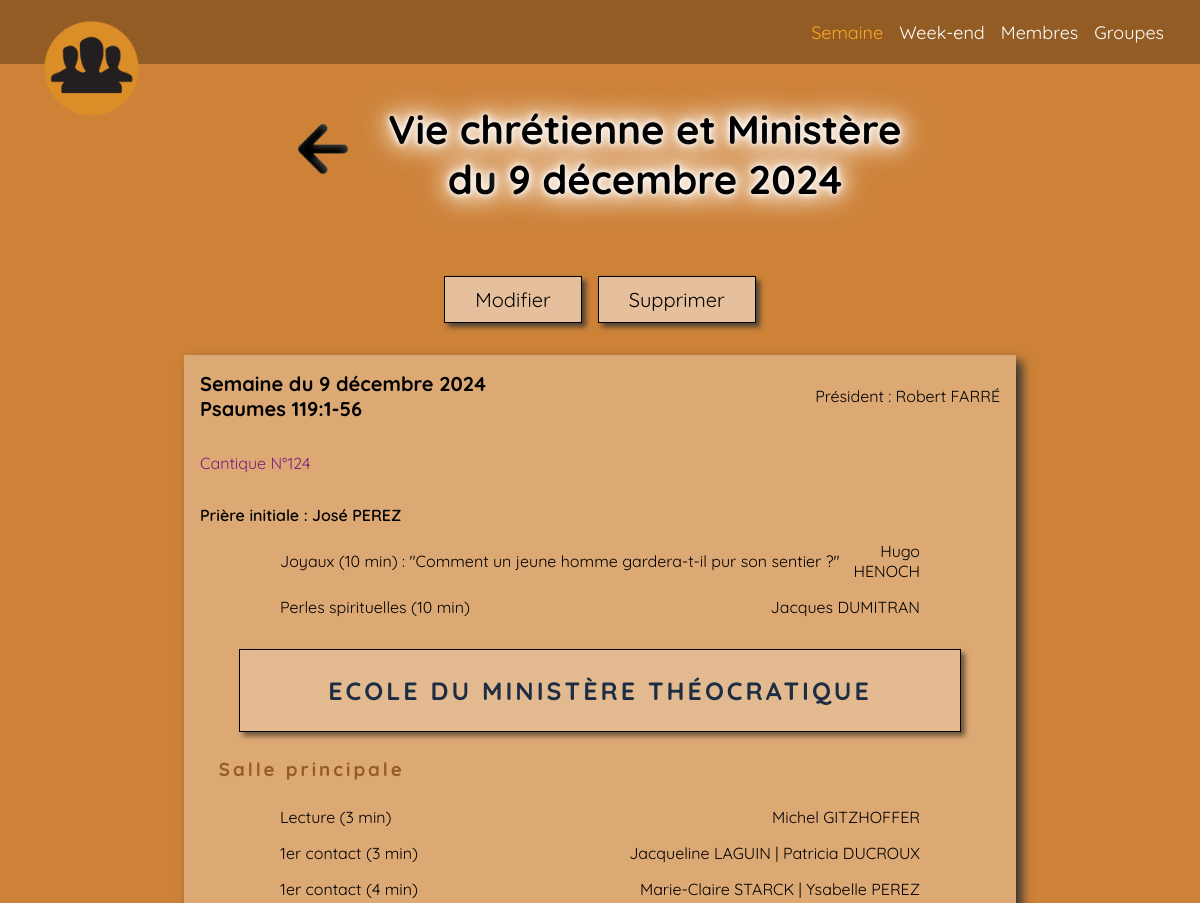
Page /vcm/2/ (upper part) on the earlier database version.
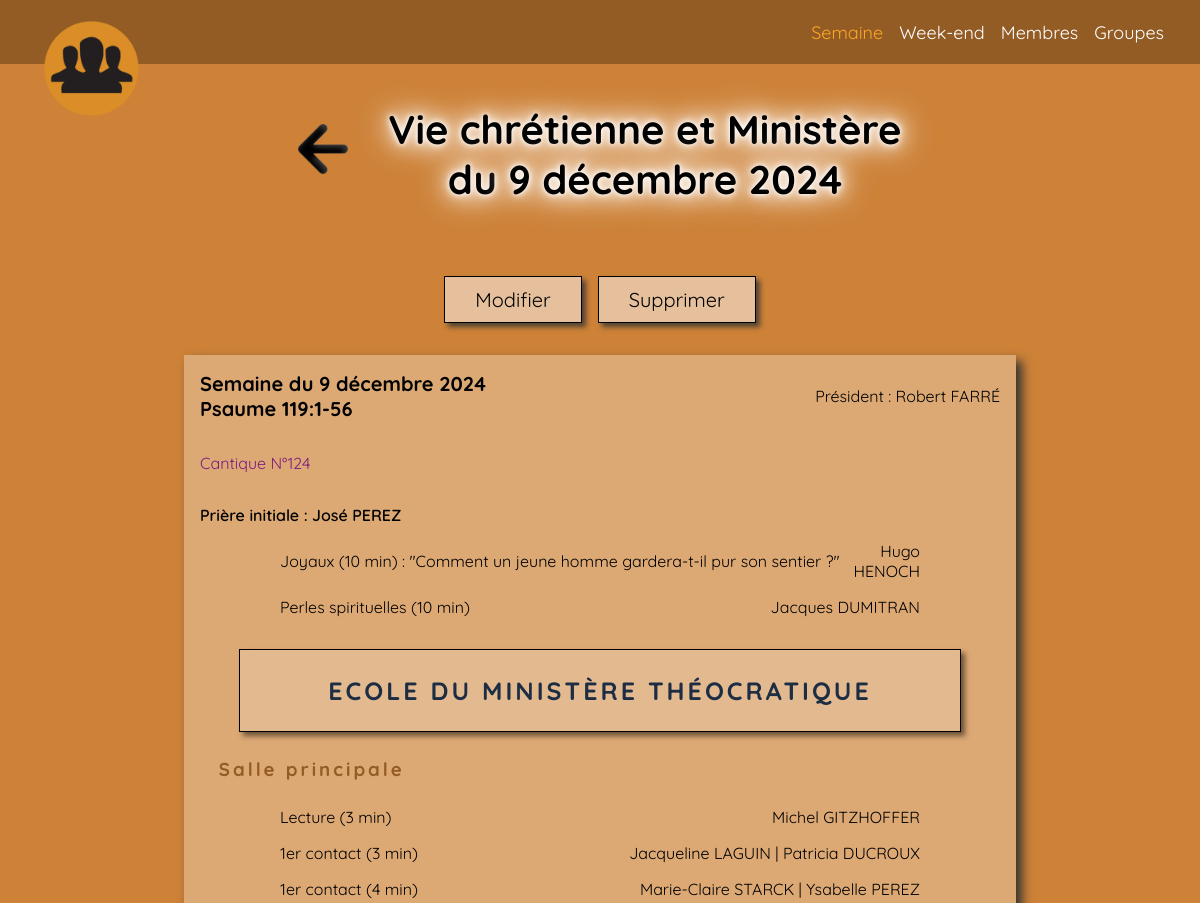
Same page on the later database version.
### vcm/models.py (models this page shows)
class Meeting(models.Model):
    ALLOCATION_TYPES = [
        ("FIRST_CONTACT", "1er contact"),
        ("RETURN_VISIT", "Nouvelle visite"),
        ("BIBLE_STUDY", "Cours biblique"),
        ("TALK", "Discussion"),
        ("SPEECH", "Discours"),
        ("VIDEO", "Vidéo"),
    ]
    id = models.BigAutoField(primary_key=True)
    date = models.DateField(
        default=now,
    )
    president = models.ForeignKey(
        Person,
        on_delete=models.CASCADE,
        related_name="meetings_as_president",
    )
    prayer1 = models.ForeignKey(
        Person,
        on_delete=models.CASCADE,
        related_name="meetings_as_prayer1",
    )
    prayer2 = models.ForeignKey(
        Person,
        on_delete=models.CASCADE,
        related_name="meetings_as_prayer2",
    )
    song1 = models.IntegerField()
    song2 = models.IntegerField()
    song3 = models.IntegerField()
    portion = models.CharField(
        max_length=150,
    )
    jewels = models.ForeignKey(
        Person,
        on_delete=models.CASCADE,
        related_name="meetings_as_jewels",
    )
    jewels_title = models.CharField(
        max_length=150,
    )
    pearls = models.ForeignKey(
        Person,
        on_delete=models.CASCADE,
        related_name="meetings_as_pearls",
    )
    reading1 = models.ForeignKey(
        Person,
        on_delete=models.CASCADE,
        related_name="meetings_as_reading1",
    )
    reading2 = models.ForeignKey(
        Person,
        on_delete=models.CASCADE,
        related_name="meetings_as_reading2",
        blank=True,
        null=True,
    )
    reading3 = models.ForeignKey(
        Person,
        on_delete=models.CASCADE,
        related_name="meetings_as_reading3",
        blank=True,
        null=True,
    )
    advisor2 = models.ForeignKey(
        Person,
        on_delete=models.CASCADE,
        related_name="meetings_as_advisor2",
        blank=True,
        null=True,
    )
    advisor3 = models.ForeignKey(
        Person,
        on_delete=models.CASCADE,
        related_name="meetings_as_advisor3",
        blank=True,
        null=True,
    )
    alloc1_type = models.CharField(
        max_length=20,
        choices=ALLOCATION_TYPES,
    )
    alloc2_type = models.CharField(
        max_length=20,
        choices=ALLOCATION_TYPES,
    )
    alloc3_type = models.CharField(
        max_length=20,
        choices=ALLOCATION_TYPES,
        blank=True,
        null=True,
    )
    alloc4_type = models.CharField(
        max_length=20,
        choices=ALLOCATION_TYPES,
        blank=True,
        null=True,
    )
    alloc1_duration = models.IntegerField()
    alloc2_duration = models.IntegerField()
    alloc3_duration = models.IntegerField(
        blank=True,
        null=True,
    )
    alloc4_duration = models.IntegerField(
        blank=True,
        null=True,
    )
    alloc1pupil_hall1 = models.ForeignKey(
        Person,
        on_delete=models.CASCADE,
        related_name="meetings_as_a1p_h1",
    )
    alloc1inter_hall1 = models.ForeignKey(
        Person,
        on_delete=models.CASCADE,
        related_name="meetings_as_a1i_h1",
        blank=True,
        null=True,
    )
    alloc2pupil_hall1 = models.ForeignKey(
        Person,
        on_delete=models.CASCADE,
        related_name="meetings_as_a2p_h1",
    )
    alloc2inter_hall1 = models.ForeignKey(
        Person,
        on_delete=models.CASCADE,
        related_name="meetings_as_a2i_h1",
        blank=True,
        null=True,
    )
    alloc3pupil_hall1 = models.ForeignKey(
        Person,
        on_delete=models.CASCADE,
        related_name="meetings_as_a3p_h1",
        blank=True,
        null=True,
    )
    alloc3inter_hall1 = models.ForeignKey(
        Person,
        on_delete=models.CASCADE,
        related_name="meetings_as_a3i_h1",
        blank=True,
        null=True,
    )
    alloc4pupil_hall1 = models.ForeignKey(
        Person,
        on_delete=models.CASCADE,
        related_name="meetings_as_a4p_h1",
        blank=True,
        null=True,
    )
    alloc4inter_hall1 = models.ForeignKey(
        Person,
        on_delete=models.CASCADE,
        related_name="meetings_as_a4i_h1",
        blank=True,
        null=True,
    )
    alloc1pupil_hall2 = models.ForeignKey(
        Person,
        on_delete=models.CASCADE,
        related_name="meetings_as_a1p_h2",
        blank=True,
        null=True,
    )
    alloc1inter_hall2 = models.ForeignKey(
        Person,
        on_delete=models.CASCADE,
        related_name="meetings_as_a1i_h2",
        blank=True,
        null=True,
    )
    alloc2pupil_hall2 = models.ForeignKey(
        Person,
        on_delete=models.CASCADE,
        related_name="meetings_as_a2p_h2",
        blank=True,
        null=True,
    )
    alloc2inter_hall2 = models.ForeignKey(
        Person,
        on_delete=models.CASCADE,
        related_name="meetings_as_a2i_h2",
        blank=True,
        null=True,
    )
    alloc3pupil_hall2 = models.ForeignKey(
        Person,
        on_delete=models.CASCADE,
        related_name="meetings_as_a3p_h2",
        blank=True,
        null=True,
    )
    alloc3inter_hall2 = models.ForeignKey(
        Person,
        on_delete=models.CASCADE,
        related_name="meetings_as_a3i_h2",
        blank=True,
        null=True,
    )
    alloc4pupil_hall2 = models.ForeignKey(
        Person,
        on_delete=models.CASCADE,
        related_name="meetings_as_a4p_h2",
        blank=True,
        null=True,
    )
    alloc4inter_hall2 = models.ForeignKey(
        Person,
        on_delete=models.CASCADE,
        related_name="meetings_as_a4i_h2",
        blank=True,
        null=True,
    )
    pupil0_hall3 = models.ForeignKey(
        Person,
        on_delete=models.CASCADE,
        related_name="meetings_as_a0p_h3",
        blank=True,
        null=True,
    )
    inter0_hall3 = models.ForeignKey(
        Person,
        on_delete=models.CASCADE,
        related_name="meetings_as_a0i_h3",
        blank=True,
        null=True,
    )
    pupil_hall3 = models.ForeignKey(
        Person,
        on_delete=models.CASCADE,
        related_name="meetings_as_a1p_h3",
        blank=True,
        null=True,
    )
    vcm1 = models.ForeignKey(
        Person,
        on_delete=models.CASCADE,
        related_name="meetings_as_vcm1",
    )
    vcm2 = models.ForeignKey(
        Person,
        on_delete=models.CASCADE,
        related_name="meetings_as_vcm2",
        blank=True,
        null=True,
    )
    vcm3 = models.ForeignKey(
        Person,
        on_delete=models.CASCADE,
        related_name="meetings_as_vcm3",
        blank=True,
        null=True,
    )
    vcm1_duration = models.IntegerField()
    vcm2_duration = models.IntegerField(
        blank=True,
        null=True,
    )
    vcm3_duration = models.IntegerField(
        blank=True,
        null=True,
    )
    vcm1_title = models.TextField(max_length=100)
    vcm2_title = models.TextField(
        max_length=100,
        blank=True,
        null=True,
    )
    vcm3_title = models.TextField(
        max_length=100,
        blank=True,
        null=True,
    )
    eba = models.ForeignKey(
        Person,
        on_delete=models.CASCADE,
        related_name="meetings_as_eba",
        blank=True,
        null=True,
    )
    eba_reader = models.ForeignKey(
        Person,
        on_delete=models.CASCADE,
        related_name="meetings_as_eba_reader",
        blank=True,
        null=True,
    )
    supervisor = models.TextField(
        max_length=100,
        blank=True,
        null=True,
    )
    special_speech = models.CharField(
        max_length=100,
        blank=True,
        null=True,
    )

### persons/models.py (models this page shows, shortened)
class Person(models.Model):
    GENDER = (
        ("MALE", "Homme"),
        ("FEMALE", "Femme"),
    )
    FUNCTION = (
        ("NONE", ""),
        ("ELDER", "Ancien"),
        ("ASSISTANT", "Assistant"),
    )
    ROLES = (
        ("COORDINATOR", "Coordinateur"),
        ("SECRETARY", "Secrétaire"),
        ("PRED_RESP", "Responsable de la prédication"),
        ("GROUP_RESP", "Responsable de groupe"),
        ("GROUP_ADJ", "Adjoint de groupe"),
        ("GROUP_PREP", "Préposé de groupe"),
        ("TERR_RESP", "Responsable aux territoires"),
        ("TERR_ADJ", "Adjoint aux territoires"),
        ("BOOKS_RESP", "Responsable aux publications"),
        ("BOOKS_ADJ", "Adjoint aux publications"),
        ("CONSEILLOR", "Conseiller adjoint"),
        ("WATCHTOWER_RESP", "Responsable à la Tour de Garde"),
        ("VCM_RESP", "Responsable à la VCM"),
        ("VCM_ADJ", "Adjoint à la VCM"),
        ("WEEKEND_RESP", "Responsable des réunions du week-end"),
        ("WEEKEND_ADJ", "Adjoint aux réunions du week-end"),
        ("WELCOME_RESP", "Responsable de l'accueil"),
        ("WELCOME_MEMBER", "Membre de l'accueil"),
        ("SONO_RESP", "Responsable de la sono"),
        ("SONO_MEMBER", "Membre de la sono"),
        ("PODIUM", "Estrade"),
        ("MICRO", "Perche"),
        ("CLH", "CLH"),
        ("GESTION_RESP", "Responsable du Comité de gestion"),
        ("GESTION_MEMBER", "Membre du Comité de gestion"),
        ("MAINTENANCE_RESP", "Coordinateur à la maintenance"),
        ("CLEANING_RESP", "Coordinateur à l'entretien"),
        ("GREEN_SPACES_RESP", "Responsable des travaux d'espaces verts"),
        ("ACCOUNT_RESP", "Responsable aux comptes"),
        ("ACCOUNT_ADJ", "Adjoint aux comptes"),
        ("TREASURER", "Trésorier"),
        ("BOARD_RESP", "Responsable du tableau d'affichage"),
    )
    STATUS = (
        ("NONE", ""),
        ("UNBAPT_PUBLISHER", "PNB"),
        ("PUBLISHER", "PROCL"),
        ("TEMPORARY", "PA"),
        ("PERMANENT", "PP"),
        ("SPECIAL", "PS"),
    )
    firstname = models.CharField(
        max_length=100,
        verbose_name="Prénom",
    )
    lastname = models.CharField(
        max_length=100,
        verbose_name="Nom",
    )
    gender = models.CharField(
        max_length=6,
        choices=GENDER,
        verbose_name="Genre",
    )
    cong_function = models.CharField(
        max_length=9,
        choices=FUNCTION,
        verbose_name="Fonction",
        blank=True,
        null=True,
    )
    cong_roles = models.CharField(
        max_length=255,
        verbose_name="Rôles",
        blank=True,
        null=True,
    )
    cong_status = models.CharField(
        max_length=16,
        choices=STATUS,
        verbose_name="Statut",
        blank=True,
        null=True,
    )
    group = models.ForeignKey(
        Group,
        on_delete=models.CASCADE,
        verbose_name="Groupe",
        blank=True,
        null=True,
    )
    property
    def fullname(self):
        return f"{self.firstname} {self.lastname.upper()}"

### vcm/views.py (the view)
class VcmMeetingDetail(DetailView):
    model = Meeting
    template_name = "vcm/detail.html"
    context_object_name = "meeting"

### vcm/templates/vcm/detail.html (shortened to what this page needs)
{% extends 'vla_django/base.html' %}
{% load static %}
{% block extra_css %}
<link rel="stylesheet" href="{% static 'style/vcm.css' %}" />
{% endblock %}
{% block content %}
<main>
  <h1>
    <a href="{% url 'vcm' %}"><img src="{% static 'icons/left_arrow.png' %}" alt="Retour VCM"></a>
    <span>Vie chrétienne et Ministère<br>du {{meeting.date}}</span>
  </h1>
  <div class="actions">
    <a href="#">Modifier</a>
      <a href="#">Supprimer</a>
  </div>
  <section class="meetings">
    <article class="meeting">
      <div class="president">
        <span>Semaine du {{meeting.date}}<br />{{meeting.portion}}</span>
        <span>Président : {{meeting.president.fullname}}</span>
      </div>
      <div class="song">Cantique N°{{meeting.song1}}</div>
      <div class="prayer">Prière initiale : {{meeting.prayer1.fullname}}</div>
      <div class="jewels">
        <span>Joyaux (10 min) : {{meeting.jewels_title}}</span>
        <span>{{meeting.jewels.fullname}}</span>
      </div>
      <div class="pearls">
        <span>Perles spirituelles (10 min)</span>
        <span>{{meeting.pearls.fullname}}</span>
      </div>
      <h2>Ecole du Ministère Théocratique</h2>
      <h3>Salle principale</h3>
      <div class="allocution">
        <span>Lecture (3 min)</span>
        <span>{{meeting.reading1.fullname}}</span>
      </div>
      <div class="allocution">
        <span
          >{{meeting.get_alloc1_type_display }} ({{meeting.alloc1_duration}}
          min)</span
        >
        <span
          >{{meeting.alloc1pupil_hall1.fullname}}{% if meeting.alloc1inter_hall1 %} | {{meeting.alloc1inter_hall1.fullname}}{% endif %}</span
        >
      </div>
      <div class="allocution">
        <span
          >{{meeting.get_alloc2_type_display }} ({{meeting.alloc2_duration}}
          min)</span
        >
        <span
          >{{meeting.alloc2pupil_hall1.fullname}}{% if meeting.alloc2inter_hall1 %} | {{meeting.alloc2inter_hall1.fullname}}{% endif %}</span
        >
      </div>
    </article>
  </section>
</main>
{% endblock %}

Differences in the rows shown:
changed Meeting "\"Comment un jeune homme gardera-t-il pur son sentier ?\"": portion "Psaumes 119:1-56" → "Psaume 119:1-56"
